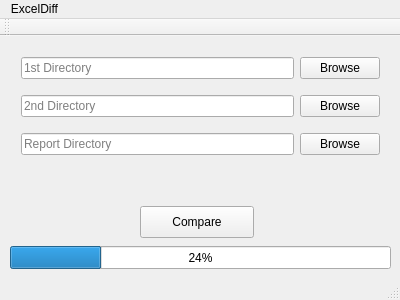
<?xml version="1.0" encoding="UTF-8"?>
<ui version="4.0">
 <class>MainWindow</class>
 <widget class="QMainWindow" name="MainWindow">
  <property name="geometry">
   <rect>
    <x>0</x>
    <y>0</y>
    <width>400</width>
    <height>300</height>
   </rect>
  </property>
  <property name="contextMenuPolicy">
   <enum>Qt::PreventContextMenu</enum>
  </property>
  <property name="windowTitle">
   <string>ExcelDiff</string>
  </property>
  <widget class="QWidget" name="centralWidget">
   <widget class="QWidget" name="gridLayoutWidget">
    <property name="geometry">
     <rect>
      <x>10</x>
      <y>0</y>
      <width>381</width>
      <height>141</height>
     </rect>
    </property>
    <layout class="QGridLayout" name="gridLayout">
     <item row="1" column="1">
      <widget class="QPushButton" name="browse_2">
       <property name="text">
        <string>Browse</string>
       </property>
      </widget>
     </item>
     <item row="2" column="1">
      <widget class="QPushButton" name="browse_3">
       <property name="text">
        <string>Browse</string>
       </property>
      </widget>
     </item>
     <item row="0" column="1">
      <widget class="QPushButton" name="browse">
       <property name="text">
        <string>Browse</string>
       </property>
      </widget>
     </item>
     <item row="0" column="0">
      <widget class="QLineEdit" name="line">
       <property name="placeholderText">
        <string>1st Directory</string>
       </property>
      </widget>
     </item>
     <item row="1" column="0">
      <widget class="QLineEdit" name="line_3">
       <property name="placeholderText">
        <string>2nd Directory</string>
       </property>
      </widget>
     </item>
     <item row="2" column="0">
      <widget class="QLineEdit" name="line_2">
       <property name="placeholderText">
        <string>Report Directory</string>
       </property>
      </widget>
     </item>
    </layout>
   </widget>
   <widget class="QPushButton" name="compare">
    <property name="geometry">
     <rect>
      <x>140</x>
      <y>170</y>
      <width>114</width>
      <height>32</height>
     </rect>
    </property>
    <property name="text">
     <string>Compare</string>
    </property>
   </widget>
   <widget class="QWidget" name="horizontalLayoutWidget">
    <property name="geometry">
     <rect>
      <x>10</x>
      <y>140</y>
      <width>381</width>
      <height>20</height>
     </rect>
    </property>
    <layout class="QHBoxLayout" name="horizontalLayout">
     <item>
      <widget class="QCheckBox" name="checkBox_3">
       <property name="text">
        <string>Ignore Case</string>
       </property>
      </widget>
     </item>
     <item>
      <widget class="QCheckBox" name="checkBox_2">
       <property name="text">
        <string>Check Text Style</string>
       </property>
      </widget>
     </item>
     <item>
      <widget class="QCheckBox" name="checkBox">
       <property name="text">
        <string>Check Cell Style</string>
       </property>
      </widget>
     </item>
    </layout>
   </widget>
   <widget class="QProgressBar" name="progressBar">
    <property name="geometry">
     <rect>
      <x>10</x>
      <y>210</y>
      <width>381</width>
      <height>23</height>
     </rect>
    </property>
    <property name="value">
     <number>24</number>
    </property>
   </widget>
  </widget>
  <widget class="QMenuBar" name="menuBar">
   <property name="geometry">
    <rect>
     <x>0</x>
     <y>0</y>
     <width>400</width>
     <height>22</height>
    </rect>
   </property>
   <widget class="QMenu" name="menuExcelDiff">
    <property name="title">
     <string>ExcelDiff</string>
    </property>
    <addaction name="separator"/>
   </widget>
   <addaction name="menuExcelDiff"/>
  </widget>
  <widget class="QToolBar" name="mainToolBar">
   <attribute name="toolBarArea">
    <enum>TopToolBarArea</enum>
   </attribute>
   <attribute name="toolBarBreak">
    <bool>false</bool>
   </attribute>
  </widget>
  <widget class="QStatusBar" name="statusBar"/>
 </widget>
 <layoutdefault spacing="6" margin="11"/>
 <resources/>
 <connections/>
</ui>
